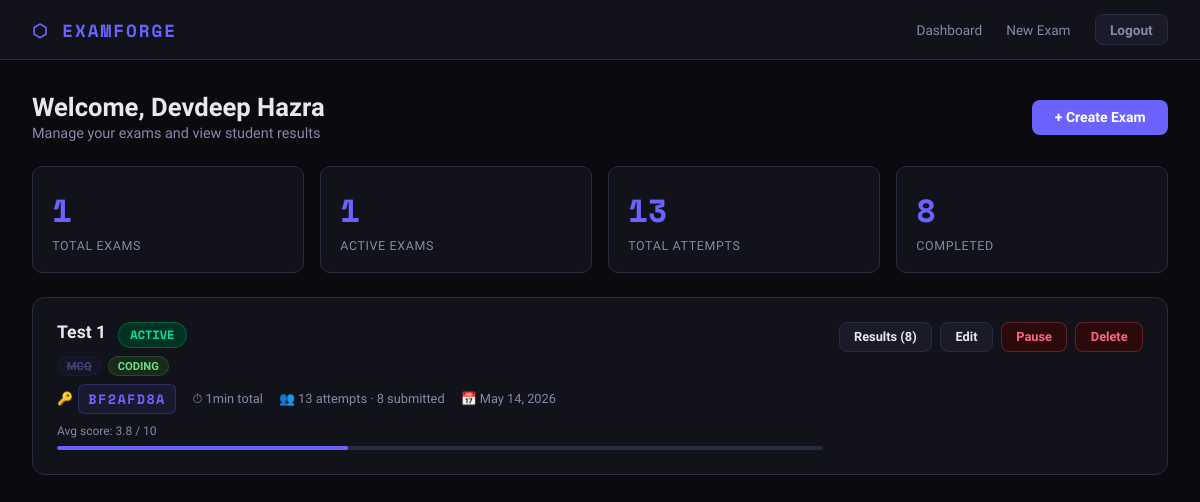
Page /dashboard (signed in) on the committed database.
### app.py (models this page shows)
class Teacher(db.Model):
    id = db.Column(db.Integer, primary_key=True)
    name = db.Column(db.String(100), nullable=False)
    email = db.Column(db.String(150), unique=True, nullable=False)
    password_hash = db.Column(db.String(256), nullable=False)
    exams = db.relationship('Exam', backref='teacher', lazy=True)

class Attempt(db.Model):
    id = db.Column(db.Integer, primary_key=True)
    exam_id = db.Column(db.Integer, db.ForeignKey('exam.id'), nullable=False)
    candidate_name = db.Column(db.String(100), nullable=False)
    candidate_email = db.Column(db.String(150), nullable=False)
    started_at = db.Column(db.DateTime, default=now_ist)
    submitted_at = db.Column(db.DateTime)
    mcq_submitted = db.Column(db.Boolean, default=False)
    mcq_started_at = db.Column(db.DateTime)
    mcq_score = db.Column(db.Integer, default=0)
    coding_submitted = db.Column(db.Boolean, default=False)
    coding_started_at = db.Column(db.DateTime)
    coding_score = db.Column(db.Integer, default=0)
    total_score = db.Column(db.Integer, default=0)
    max_score = db.Column(db.Integer, default=0)
    answers = db.relationship('Answer', backref='attempt', lazy=True, cascade='all, delete-orphan')
    email_sent = db.Column(db.Boolean, default=False)

class Exam(db.Model):
    id = db.Column(db.Integer, primary_key=True)
    title = db.Column(db.String(200), nullable=False)
    security_key = db.Column(db.String(20), unique=True, nullable=False)
    teacher_id = db.Column(db.Integer, db.ForeignKey('teacher.id'), nullable=False)
    total_time_minutes = db.Column(db.Integer, default=60)
    mcq_enabled = db.Column(db.Boolean, default=True)
    coding_enabled = db.Column(db.Boolean, default=True)
    mcq_time_minutes = db.Column(db.Integer, default=30)
    coding_time_minutes = db.Column(db.Integer, default=30)
    is_active = db.Column(db.Boolean, default=True)
    allowed_emails = db.Column(db.Text)  # Comma-separated list of allowed emails (empty = anyone)
    created_at = db.Column(db.DateTime, default=now_ist)
    questions = db.relationship('Question', backref='exam', lazy=True, cascade='all, delete-orphan')
    attempts = db.relationship('Attempt', backref='exam', lazy=True, cascade='all, delete-orphan')

### app.py (the view)
@app.route('/dashboard')
@teacher_required
def dashboard():
    teacher = Teacher.query.get(session['teacher_id'])
    exams = Exam.query.filter_by(teacher_id=teacher.id).order_by(Exam.created_at.desc()).all()
    exam_stats = []
    for exam in exams:
        attempts = Attempt.query.filter_by(exam_id=exam.id).all()
        submitted = [a for a in attempts if a.submitted_at]
        exam_stats.append({
            'exam': exam,
            'total_attempts': len(attempts),
            'submitted': len(submitted),
            'avg_score': round(sum(a.total_score for a in submitted) / len(submitted), 1) if submitted else 0,
            'max_score': get_max_score(exam)
        })
    return render_template('dashboard.html', teacher=teacher, exam_stats=exam_stats)

### app.py (called while the page is built)
def get_max_score(exam):
    return sum(q.marks for q in exam.questions)

def teacher_required(f):
    from functools import wraps
    @wraps(f)
    def decorated(*args, **kwargs):
        if 'teacher_id' not in session:
            return redirect(url_for('teacher_login'))
        return f(*args, **kwargs)
    return decorated

### templates/dashboard.html (shortened to what this page needs)
{% extends "base.html" %}
{% block content %}
<div class="dash-header">
  <div>
    <h1>Welcome, {{ teacher.name }}</h1>
    <p>Manage your exams and view student results</p>
  </div>
  <a href="{{ url_for('create_exam') }}" class="btn btn-primary">+ Create Exam</a>
</div>
{% if exam_stats %}
<div class="stats-row">
  <div class="stat-card">
    <div class="stat-val">{{ exam_stats|length }}</div>
    <div class="stat-label">Total Exams</div>
  </div>
  <div class="stat-card">
    <div class="stat-val">{{ exam_stats|selectattr('exam.is_active')|list|length }}</div>
    <div class="stat-label">Active Exams</div>
  </div>
  <div class="stat-card">
    <div class="stat-val">{{ exam_stats|sum(attribute='total_attempts') }}</div>
    <div class="stat-label">Total Attempts</div>
  </div>
  <div class="stat-card">
    <div class="stat-val">{{ exam_stats|sum(attribute='submitted') }}</div>
    <div class="stat-label">Completed</div>
  </div>
</div>
{% endif %}
<div class="exams-grid">
  {% if exam_stats %}
    {% for es in exam_stats %}
    <div class="exam-card" id="exam-{{ es.exam.id }}">
      <div>
        <div style="display:flex; align-items:center; gap:0.75rem; flex-wrap:wrap;">
          <div class="exam-title">{{ es.exam.title }}</div>
          <span class="tag {{ 'tag-active' if es.exam.is_active else 'tag-inactive' }}">{{ 'ACTIVE' if es.exam.is_active else 'PAUSED' }}</span>
        </div>
        <div class="section-tags">
          <span class="stag stag-mcq {{ '' if es.exam.mcq_enabled else 'stag-off' }}">MCQ</span>
          <span class="stag stag-coding {{ '' if es.exam.coding_enabled else 'stag-off' }}">CODING</span>
        </div>
        <div class="exam-meta">
          <span>🔑 <span class="key-badge" onclick="copyKey('{{ es.exam.security_key }}')" title="Click to copy">{{ es.exam.security_key }}</span></span>
          <span>⏱ {{ es.exam.total_time_minutes }}min total</span>
          <span>👥 {{ es.total_attempts }} attempts · {{ es.submitted }} submitted</span>
          <span>📅 {{ es.exam.created_at.strftime('%b %d, %Y') }}</span>
        </div>
        {% if es.submitted > 0 %}
        <div style="margin-top:0.6rem;">
          <div style="font-size:0.75rem; color:var(--text-muted);">Avg score: {{ es.avg_score }} / {{ es.max_score }}</div>
          <div class="score-bar"><div class="score-fill" style="width:{{ (es.avg_score / es.max_score * 100)|int if es.max_score > 0 else 0 }}%"></div></div>
        </div>
        {% endif %}
      </div>
      <div class="exam-actions">
        <a href="{{ url_for('exam_results', exam_id=es.exam.id) }}" class="btn btn-secondary btn-sm">Results ({{ es.submitted }})</a>
        <a href="{{ url_for('edit_exam', exam_id=es.exam.id) }}" class="btn btn-secondary btn-sm">Edit</a>
        <button onclick="toggleExam({{ es.exam.id }})" class="btn btn-sm {{ 'btn-danger' if es.exam.is_active else 'btn-success' }}" id="toggle-{{ es.exam.id }}">
          {{ 'Pause' if es.exam.is_active else 'Activate' }}
        </button>
        <button onclick="deleteExam({{ es.exam.id }})" class="btn btn-danger btn-sm">Delete</button>
      </div>
    </div>
    {% endfor %}
  {% endif %}
</div>
{% endblock %}

### templates/base.html (shortened to what this page needs)
<!DOCTYPE html>
<html lang="en">
<head>
</head>
<body>
{% block navbar %}
<nav class="nav">
  <div class="nav-brand">⬡ EXAMFORGE</div>
  <div class="nav-links">
    {% if session.get('teacher_id') %}
      <a href="{{ url_for('dashboard') }}">Dashboard</a>
      <a href="{{ url_for('create_exam') }}">New Exam</a>
      <a href="{{ url_for('teacher_logout') }}" class="btn btn-secondary btn-sm">Logout</a>
    {% else %}
      <a href="{{ url_for('join_exam') }}">Take Exam</a>
      <a href="{{ url_for('teacher_login') }}" class="btn btn-secondary btn-sm">Teacher Login</a>
    {% endif %}
  </div>
</nav>
{% endblock %}
{% block content %}{% endblock %}
</body>
</html>

### templates/base.html (style rules this page uses)
:root { --bg: #0a0a0f; --surface: #12121a; --surface2: #1a1a28; --border: #2a2a40; --accent: #6c63ff; --accent2: #ff6584; --green: #00e5a0; --text: #e8e8f0; --text-muted: #8888aa; --font-mono: 'Space Mono', monospace; --font-sans: 'Sora', sans-serif; }
* { margin:0; padding:0; box-sizing:border-box; }
body { background:var(--bg); color:var(--text); font-family:var(--font-sans); min-height:100vh; }
a { color:var(--accent); text-decoration:none; }
.nav { background:var(--surface); border-bottom:1px solid var(--border); padding:0 2rem; display:flex; align-items:center; justify-content:space-between; height:60px; }
.nav-brand { font-family:var(--font-mono); font-size:1.1rem; font-weight:700; color:var(--accent); letter-spacing:2px; }
.nav-links { display:flex; gap:1.5rem; align-items:center; }
.nav-links a { font-size:0.85rem; color:var(--text-muted); transition:color 0.2s; }
.btn { display:inline-flex; align-items:center; gap:0.5rem; padding:0.6rem 1.4rem; border-radius:8px; font-family:var(--font-sans); font-size:0.875rem; font-weight:600; border:none; cursor:pointer; transition:all 0.2s; }
.btn-primary { background:var(--accent); color:#fff; }
.btn-secondary { background:var(--surface2); color:var(--text); border:1px solid var(--border); }
.btn-danger { background:#2a0a0a; color:var(--accent2); border:1px solid #ff658440; }
.btn-sm { padding:0.4rem 0.9rem; font-size:0.8rem; }
.tag { display:inline-block; padding:0.2rem 0.7rem; border-radius:20px; font-size:0.75rem; font-weight:600; font-family:var(--font-mono); }
.tag-active { background:#003322; color:var(--green); border:1px solid #00e5a040; }
h1 { font-size:1.8rem; font-weight:700; }

### templates/dashboard.html (style rules this page uses)
.dash-header { padding:2rem 2rem 0; display:flex; align-items:center; justify-content:space-between; flex-wrap:wrap; gap:1rem; }
.dash-header h1 { font-size:1.6rem; }
.dash-header p { color:var(--text-muted); font-size:0.9rem; margin-top:0.2rem; }
.stats-row { display:grid; grid-template-columns:repeat(auto-fit, minmax(160px,1fr)); gap:1rem; padding:1.5rem 2rem; }
.stat-card { background:var(--surface); border:1px solid var(--border); border-radius:10px; padding:1.2rem; }
.stat-val { font-size:2rem; font-weight:700; font-family:var(--font-mono); color:var(--accent); }
.stat-label { font-size:0.78rem; color:var(--text-muted); margin-top:0.2rem; text-transform:uppercase; letter-spacing:0.05em; }
.exams-grid { padding:0 2rem 2rem; display:grid; gap:1rem; }
.exam-card { background:var(--surface); border:1px solid var(--border); border-radius:12px; padding:1.5rem; display:grid; grid-template-columns:1fr auto; align-items:start; gap:1rem; }
.exam-title { font-size:1.1rem; font-weight:600; margin-bottom:0.4rem; }
.exam-meta { font-size:0.8rem; color:var(--text-muted); display:flex; gap:1rem; flex-wrap:wrap; align-items:center; margin-top:0.5rem; }
.exam-meta span { display:flex; align-items:center; gap:0.3rem; }
.key-badge { font-family:var(--font-mono); font-size:0.85rem; font-weight:700; background:#6c63ff18; border:1px solid #6c63ff40; color:var(--accent); padding:0.25rem 0.6rem; border-radius:6px; letter-spacing:0.1em; cursor:pointer; transition:background 0.2s; }
.exam-actions { display:flex; gap:0.5rem; flex-wrap:wrap; align-items:flex-start; justify-content:flex-end; }
.section-tags { display:flex; gap:0.4rem; margin-top:0.5rem; }
.stag { padding:0.15rem 0.55rem; border-radius:20px; font-size:0.7rem; font-weight:600; }
.stag-mcq { background:#1a1a3a; color:#8888ff; border:1px solid #4444aa40; }
.stag-coding { background:#1a2a1a; color:#66dd88; border:1px solid #44aa6640; }
.stag-off { opacity:0.4; text-decoration:line-through; }
.score-bar { height:4px; background:var(--border); border-radius:2px; margin-top:0.5rem; overflow:hidden; }
.score-fill { height:100%; background:var(--accent); border-radius:2px; transition:width 0.5s; }

### rows in the picture
Teacher: name "Devdeep Hazra"
Attempt: exam "Test 1", exam.security_key "BF2AFD8A", exam.total_time_minutes "1", total_attempts "13", submitted "8", exam.created_at "May 14, 2026", avg_score "3.8", max_score "10", {{ (es.avg_score / es.max_score * 100)|int if es.max_score > 0 else 0 }} 38 (drawn)
Exam: is_active "ACTIVE", is_active "Pause"

### other values in the picture
{{ exam_stats|length }} "1"
{{ exam_stats|selectattr('exam.is_active')|list|length }} "1"
{{ exam_stats|sum(attribute='total_attempts') }} "13"
{{ exam_stats|sum(attribute='submitted') }} "8"
